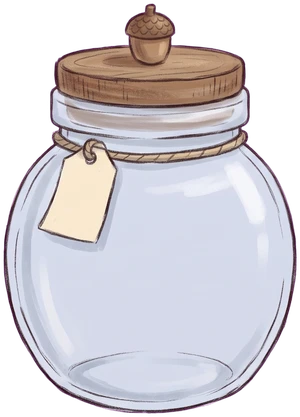
#> input picture assets/ui/acorn-jar-0.webp, 300 x 417 px, given in place of acorn-jar-higgsfield-original.png, which was not available
$ python cut-acorn-jar.py
#> lines starting #> are read from the running program, lines starting #| are printed output that depends on the picture
"""The acorn savings jar (user decision 2026-11-23: the word games fill a jar of acorns, spent as notebook hints once a
case's own three are gone). One sheet, Nano Banana 2.1 16:9 2K, job 9f78d2a5-082d-4d88-989d-b619dccb950b, the safe icon
as style reference, flat magenta -> assets/ui/acorn-jar-higgsfield-original.png: empty, half full, full.
Magenta keyed out (as scripts/cut-pablo.py); the three cropped by one box (the union of what is drawn in each third,
in its own coordinates) so the jar sits at the same place in each, 300 px wide -> assets/ui/acorn-jar-0/1/2.webp.
Run from the project folder: python -I scripts/cut-acorn-jar.py"""
from PIL import Image, ImageFilter
src = Image.open('assets/ui/acorn-jar-higgsfield-original.png').convert('RGB')
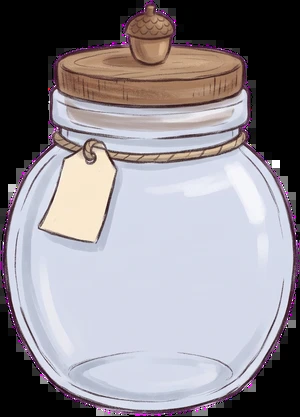
#> src: PIL image 300x417 RGB; mean R, G, B 141.5, 136.8, 143.2
THIRDS = [38, 946, 1852]; W = 862
def key_out(img):
    px = img.load(); W0, H0 = img.size
#> after `W0, H0 = img.size`: W0 = 862; H0 = 417
    rgba = img.convert('RGBA'); rp = rgba.load(); alpha = Image.new('L', img.size); ap = alpha.load()
#> after `rgba = img.convert('RGBA')`:
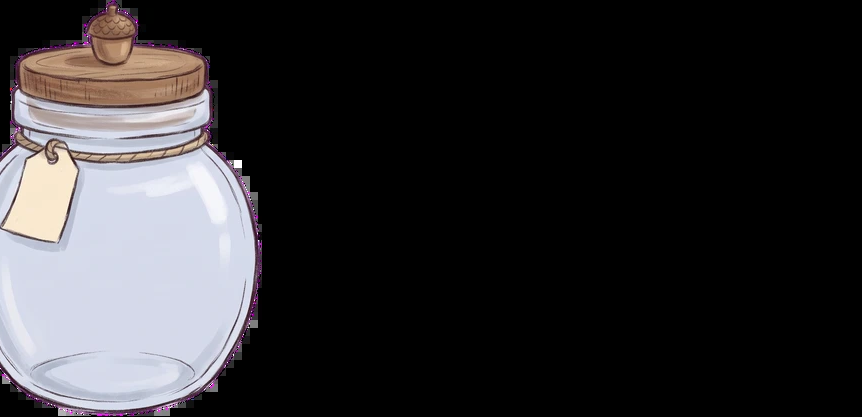
#> rgba: PIL image 862x417 RGBA; mean R, G, B, A 46.3, 44.8, 46.7, 255
#> after `alpha = Image.new('L', img.size)`: alpha: PIL image 862x417 L; every value is 0
    for y in range(H0):
        for x in range(W0):
            r, g, b = px[x, y]; k = max(0, min(r, b) - g)
            a = 255 if k < 60 else 0 if k > 150 else round(255 * (150 - k) / 90)
            ap[x, y] = a
            if 0 < a < 255 or (a == 255 and k > 25):
                rp[x, y] = (min(r, g + 40) if r > g + 40 else r, g, min(b, g + 40) if b > g + 40 else b, 255)
    rgba.putalpha(alpha.filter(ImageFilter.GaussianBlur(.6)))
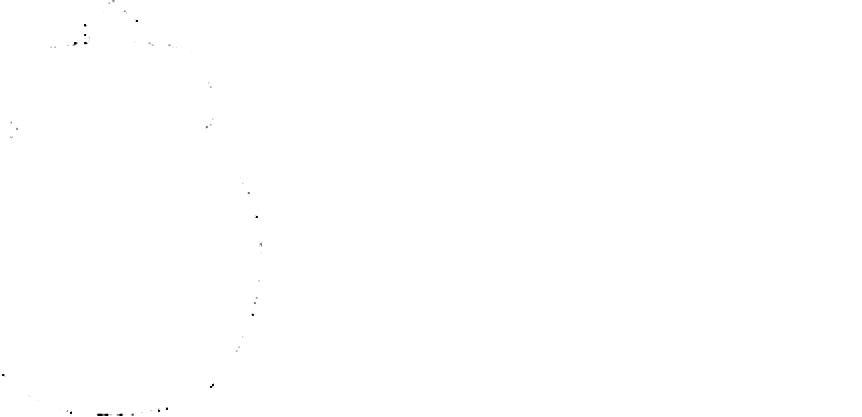
#> alpha: PIL image 862x417 L; min 0, max 255, mean 254.9
    return rgba
parts = [key_out(src.crop((x0, 0, x0 + W, src.height))) for x0 in THIRDS]
#> in key_out (call 2), `rgba.putalpha(alpha.filter(ImageFilter.GaussianBlur(.6)))`: alpha: PIL image 862x417 L; every value is 255
#> parts = 3 items
boxes = [p.getchannel('A').point(lambda a: 255 if a > 24 else 0).getbbox() for p in parts]
#> boxes = [(0, 0, 862, 417), (0, 0, 862, 417), (0, 0, 862, 417)]
box = (min(b[0] for b in boxes) - 10, min(b[1] for b in boxes) - 10, max(b[2] for b in boxes) + 10, max(b[3] for b in boxes) + 10)
#> box = (-10, -10, 872, 427)
for i, p in enumerate(parts):
    im = p.crop(box); im = im.resize((300, round(im.height * 300 / im.width)), Image.LANCZOS)
    im.save(f'assets/ui/acorn-jar-{i}.webp', quality=90)
    print(i, im.size)
#> this loop made 3 passes
#| 0 (300, 149)
#| 1 (300, 149)
#| 2 (300, 149)
#> pass 1, `im = p.crop(box)`:
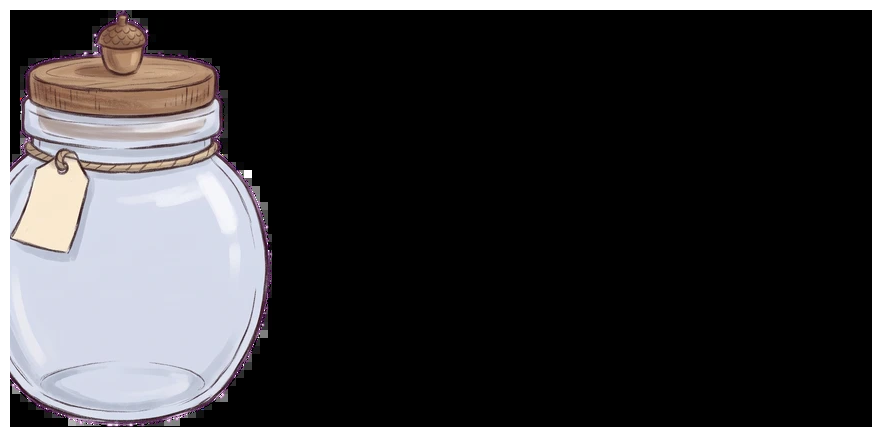
#> im: PIL image 882x437 RGBA; mean R, G, B, A 43.2, 41.8, 43.5, 237.7; transparent parts drawn white
#> pass 1, `im = im.resize((300, round(im.height * 300 / im.width)), Image.LANCZOS`:
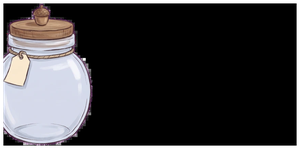
#> im: PIL image 300x149 RGBA; mean R, G, B, A 43.8, 42.4, 44.2, 237.7; transparent parts drawn white
#> pass 2, `im = p.crop(box)`:
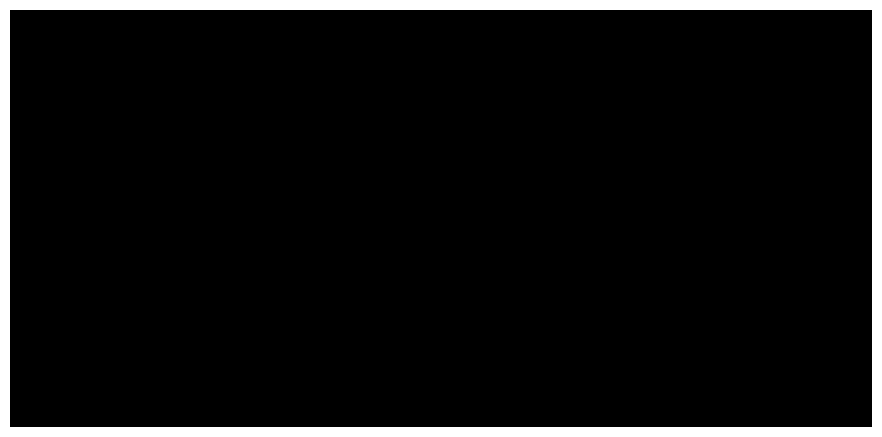
#> im: PIL image 882x437 RGBA; mean R, G, B, A 0, 0, 0, 237.8; transparent parts drawn white
